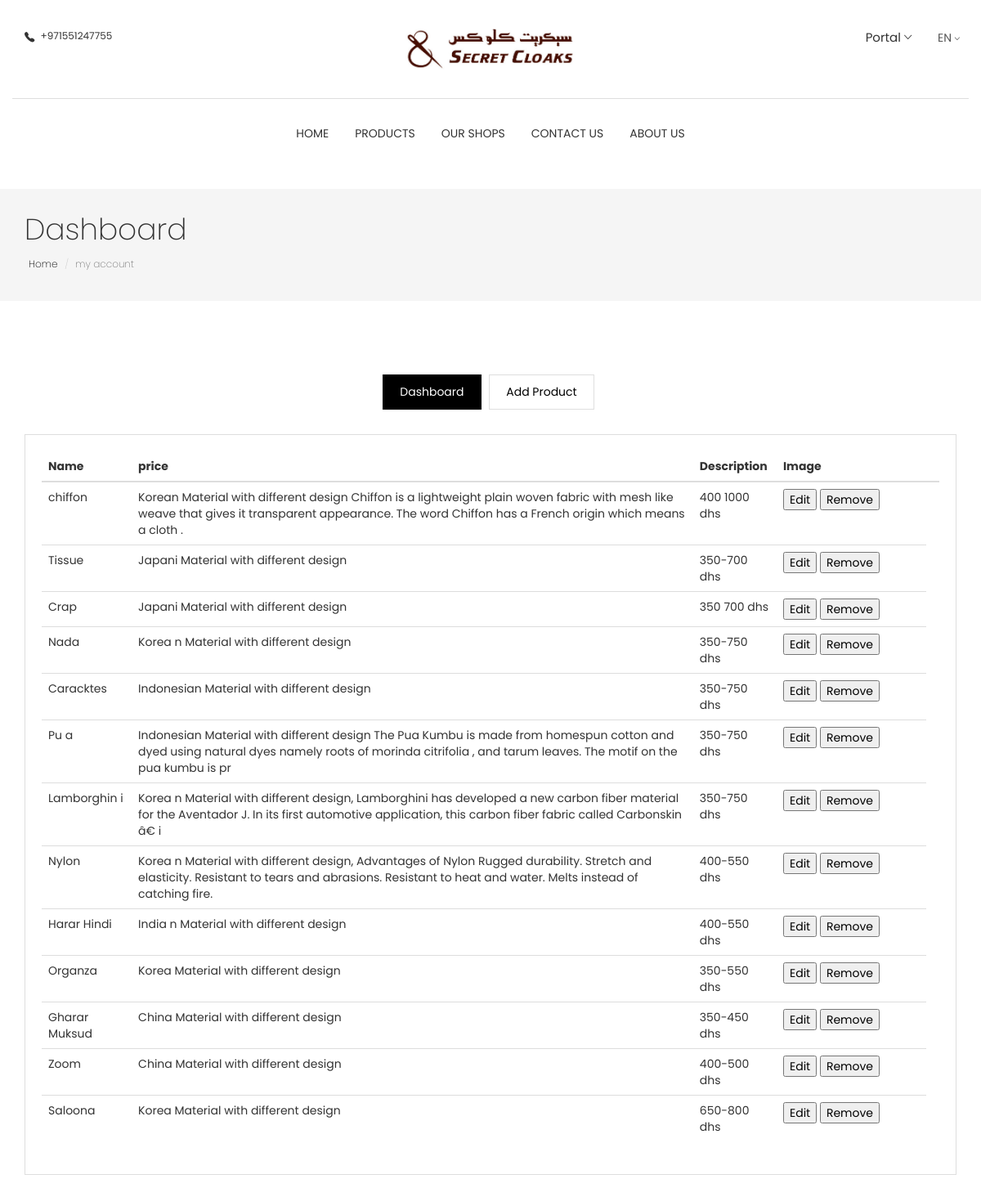
The app's page /manageproduct.php with its own data.
### tables this page shows
CREATE TABLE `product` (
  `id` int(20) NOT NULL,
  `name` varchar(50) NOT NULL,
  `description` varchar(200) NOT NULL,
  `img` varchar(200) DEFAULT NULL,
  `price` varchar(50) NOT NULL
);

### manageproduct.php (the view, shortened to what this page needs)
<?php require_once 'php_action/db_connect.php'; ?>
<!DOCTYPE html>
<html class="no-js">
<head>
  <link rel="stylesheet" href="plugins/themefisher-font/style.css">
  <link rel="stylesheet" href="plugins/bootstrap/css/bootstrap.min.css">
  <link rel="stylesheet" type="text/css" href="plugins/revolution-slider/revolution/fonts/pe-icon-7-stroke/css/pe-icon-7-stroke.css">
  <link rel="stylesheet" type="text/css" href="plugins/revolution-slider/revolution/fonts/font-awesome/css/font-awesome.css">
  <link rel="stylesheet" type="text/css" href="plugins/revolution-slider/revolution/css/settings.css">
  <link rel="stylesheet" type="text/css" href="plugins/revolution-slider/revolution/css/layers.css">
  <link rel="stylesheet" type="text/css" href="plugins/revolution-slider/revolution/css/navigation.css">
  <link rel="stylesheet" href="css/style.css">
</head>
<body id="body">
<?php
include 'layouts/top.php';
?>
<section class="page-header">
	<div class="container">
		<div class="row">
			<div class="col-md-12">
				<div class="content">
					<h1 class="page-name">Dashboard</h1>
					<ol class="breadcrumb">
						<li><a href="#">Home</a></li>
						<li class="active">my account</li>
					</ol>
				</div>
			</div>
		</div>
	</div>
</section>
<section class="user-dashboard page-wrapper">
  <div class="container">
    <div class="row">
      <div class="col-md-12">
      	 <ul class="list-inline dashboard-menu text-center">
          <li><a class="active" href="manageproduct.php">Dashboard</a></li>
          <li><a href="addproduct.php">Add Product</a></li>
        </ul>
        <div class="dashboard-wrapper user-dashboard">
          <div class="table-responsive">
            <table class="table">
              <thead>
                <tr>
                  <th>Name</th>
                  <th>price</th>
                  <th>Description</th>
                  <th class="col-md-2 col-sm-3">Image</th>
                  <th></th>
                </tr>
              </thead>
              <tbody>
							<?php
			$sql = "SELECT * FROM product ";
			$result = $connect->query($sql);
			if($result->num_rows > 0) {
				while($row = $result->fetch_assoc()) {
					echo "<tr>
						<td>".$row['name']."</td>
						<td>".$row['description']."</td>
						<td>".$row['price']."</td>
						<td> <div class='btn-group' role='group'>
						<a href='edit.php?id=".$row['id']."'><button type='button'>Edit</button></a>
						<a href='remove.php?id=".$row['id']."'><button type='button'>Remove</button></a>
							</div>
						</td>
					</tr>";
				}
			} else {
				echo "<tr><td colspan='5'><center>No Data Avaliable</center></td></tr>";
			}
			?>
              </tbody>
            </table>
          </div>
        </div>
      </div>
    </div>
  </div>
</section>
  </body>
</html>

### css/style.css (style rules this page uses)
body { line-height: 1.5; font-family: "Poppins", sans-serif; -webkit-font-smoothing: antialiased; }
h1, h2, h3, h4, h5, h6 { font-family: "Poppins", sans-serif; }
h1, h2, h3, h4, h5, h6 { font-weight: 400; }
ol, ul { margin: 0; padding: 0; list-style: none; }
a, a:focus, a:hover { text-decoration: none; outline: 0; color: #000; }
.page-header { background: #f5f5f5; margin-top: 20px; border-bottom: none; padding: 30px 0; }
.page-header h1 { font-weight: 200; margin: 0 0 6px 0; }
.page-header .breadcrumb { background: transparent; padding: 5px; margin: 0; }
.page-header .breadcrumb li { font-weight: 200; font-size: 12px; }
.page-header .breadcrumb li a { color: #000; }
.page-wrapper { padding: 70px 0; }
.dashboard-menu .active { background: #000; color: #fff; border: 1px solid #000; }
.dashboard-menu li { padding: 0; margin: 0 3px; }
.dashboard-menu li a { padding: 10px 20px; border: 1px solid #dedede; display: inline-block; }
.dashboard-wrapper { border: 1px solid #dedede; margin-top: 30px; padding: 20px; }

### records on screen
product: name "chiffon", description "Korean Material with different design Chiffon is a lightweight plain woven fabric with mesh like weave that gives it transparent appearance. The word Chiffon has a French origin which means a cloth .", price "400 1000 dhs"
product: name "Tissue", description "Japani Material with different design", price "350-700 dhs"
product: name "Crap", description "Japani Material with different design", price "350 700 dhs"
product: name "Nada", description "Korea n Material with different design", price "350-750 dhs"
product: name "Caracktes", description "Indonesian Material with different design", price "350-750 dhs"
product: name "Pu a", description "Indonesian Material with different design The Pua Kumbu is made from homespun cotton and dyed using natural dyes namely roots of morinda citrifolia , and tarum leaves. The motif on the pua kumbu is pr", price "350-750 dhs"
product: name "Lamborghin i", description "Korea n Material with different design, Lamborghini has developed a new carbon fiber material for the Aventador J. In its first automotive application, this carbon fiber fabric called Carbonskin â€ i", price "350-750 dhs"
product: name "Nylon", description "Korea n Material with different design, Advantages of Nylon Rugged durability. Stretch and elasticity. Resistant to tears and abrasions. Resistant to heat and water. Melts instead of catching fire.", price "400-550 dhs"
product: name "Harar Hindi", description "India n Material with different design", price "400-550 dhs"
product: name "Organza", description "Korea Material with different design", price "350-550 dhs"
product: name "Gharar Muksud", description "China Material with different design", price "350-450 dhs"
product: name "Zoom", description "China Material with different design", price "400-500 dhs"
product: name "Saloona", description "Korea Material with different design", price "650-800 dhs"
